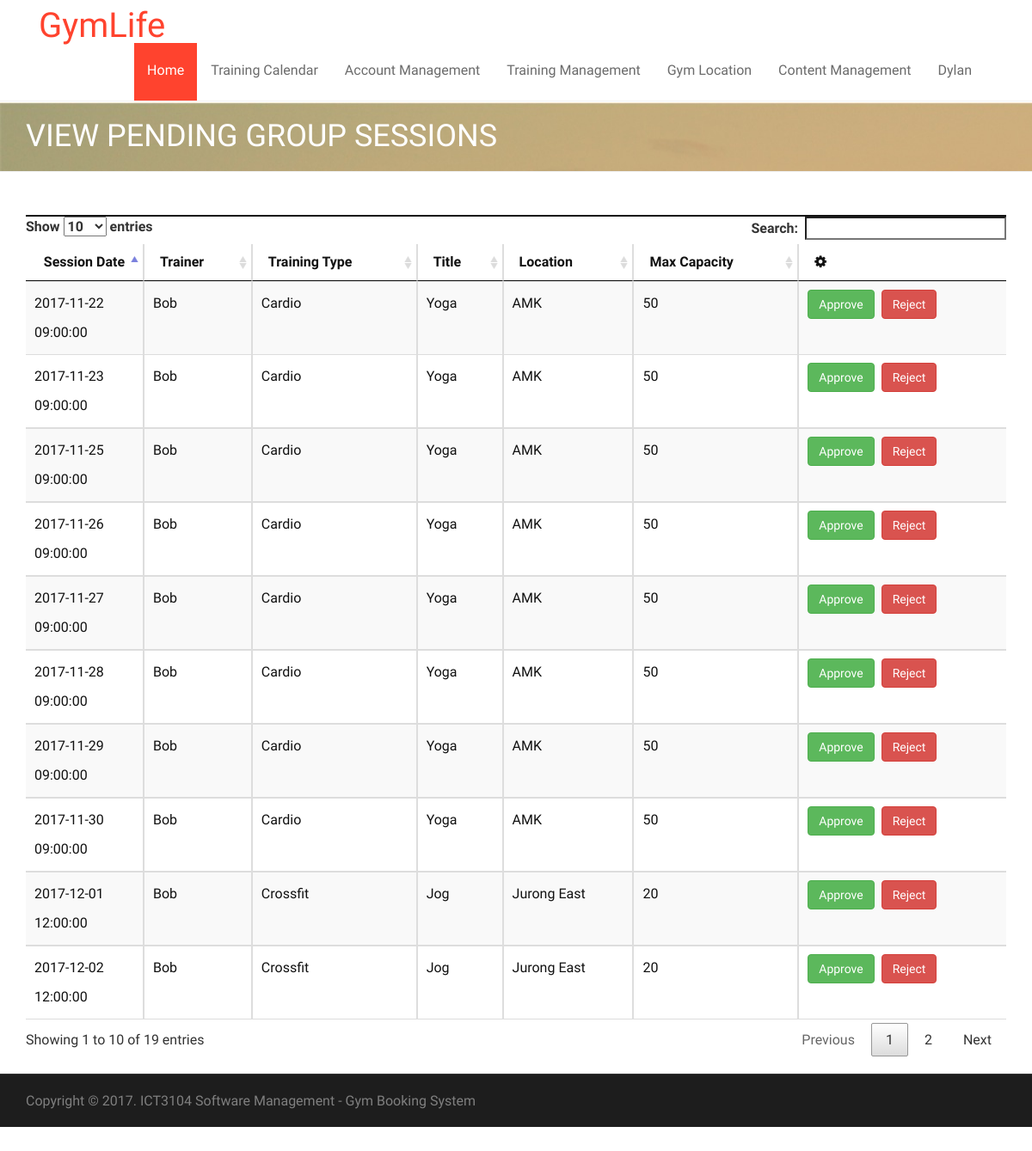
/groupSession/viewGroupSession.php (signed in), run on the app's committed database.
### tables this page shows
CREATE TABLE `groupsessions` (
  `groupSessionID` int(11) NOT NULL,
  `trainerID` int(11) NOT NULL,
  `trainingID` int(11) NOT NULL,
  `title` varchar(255) DEFAULT NULL,
  `numberOfParticipants` int(11) NOT NULL,
  `startSession` datetime NOT NULL,
  `endSession` datetime NOT NULL,
  `roomID` int(11) NOT NULL,
  `maxCapacity` int(11) NOT NULL,
  `sessionStatus` int(11) NOT NULL,
  `locationID` int(11) NOT NULL
);

CREATE TABLE `user` (
  `userID` int(11) NOT NULL,
  `roleID` int(11) NOT NULL,
  `name` varchar(255) NOT NULL,
  `userName` varchar(15) NOT NULL,
  `email` varchar(255) NOT NULL,
  `contactNumber` int(11) NOT NULL,
  `password` varchar(255) NOT NULL,
  `status` int(11) NOT NULL,
  `passwordChange` bit(1) NOT NULL,
  `personalTrainerID` int(11) DEFAULT NULL
);

CREATE TABLE `trainings` (
  `trainingID` int(11) NOT NULL,
  `trainingType` varchar(255) NOT NULL,
  `description` varchar(255) NOT NULL,
  `cost` double NOT NULL
);

CREATE TABLE `gyms` (
  `locationID` int(11) NOT NULL,
  `locationName` varchar(255) NOT NULL,
  `locationCapacity` int(11) NOT NULL,
  `locationAddress` varchar(255) NOT NULL
);

### db.class.php (called while the page is built, shortened)
<?php
class DB {
  protected static $mdb = null;
  public static function getMDB() {
    $mdb = DB::$mdb;
    if ($mdb === null) {
      $mdb = DB::$mdb = new MeekroDB();
    }
    return $mdb;
  }
  public static function query() { $args = func_get_args(); return call_user_func_array(array(DB::getMDB(), 'query'), $args); }
}
class MeekroDB {
  public $encoding = 'latin1';
  public $param_char = '%';
  public $named_param_seperator = '_';
  public $connect_options = array(MYSQLI_OPT_CONNECT_TIMEOUT => 30);
  public $internal_mysql = null;
  public function __construct($host=null, $user=null, $password=null, $dbName=null, $port=null, $encoding=null) {
    if ($encoding === null) $encoding = DB::$encoding;
    $this->encoding = $encoding;
  }
  public function get() {
    $mysql = $this->internal_mysql;
    if (!($mysql instanceof MySQLi)) {
      $mysql = new mysqli();
      foreach ($this->connect_options as $key => $value) {
        $mysql->options($key, $value);
      }
      $mysql->set_charset($this->encoding);
      $this->internal_mysql = $mysql;
    }
    return $mysql;
  }
  protected function preparseQueryParams() {
    $args = func_get_args();
    $sql = trim(strval(array_shift($args)));
    $args_all = $args;
    $param_char_length = strlen($this->param_char);
    $named_seperator_length = strlen($this->named_param_seperator);
    $types = array(
      $this->param_char . 'll',
      $this->param_char . 'ls',
      $this->param_char . 'l',
      $this->param_char . 'li',
      $this->param_char . 'ld',
      $this->param_char . 'lb',
      $this->param_char . 'lt',
      $this->param_char . 's',
      $this->param_char . 'i',
      $this->param_char . 'd',
      $this->param_char . 'b',
      $this->param_char . 't',
      $this->param_char . '?',
      $this->param_char . 'ss'
    );
    $posList = array();
    foreach ($types as $type) {
      $lastPos = 0;
      while (($pos = strpos($sql, $type, $lastPos)) !== false) {
        $lastPos = $pos + 1;
        $posList[$pos] = $type;
      }
    }
    ksort($posList);
    $chunkyQuery = array();
    $pos_adj = 0;
    foreach ($posList as $pos => $type) {
      $type = substr($type, $param_char_length);
      $length_type = strlen($type) + $param_char_length;
      $new_pos = $pos + $pos_adj;
      $new_pos_back = $new_pos + $length_type;
      $arg_number_length = 0;
      if ($arg_number_length = strspn($sql, '0123456789', $new_pos_back)) {
        $arg_number = substr($sql, $new_pos_back, $arg_number_length);
        if (! array_key_exists($arg_number, $args_all)) $this->nonSQLError("Non existent argument reference (arg $arg_number): $sql");
        $arg = $args_all[$arg_number];
      } else {
        $arg = array_shift($args);
      }
      if ($new_pos > 0) $chunkyQuery[] = substr($sql, 0, $new_pos);
      if (is_object($arg) && ($arg instanceof WhereClause)) {
        list($clause_sql, $clause_args) = $arg->textAndArgs();
        array_unshift($clause_args, $clause_sql);
        $preparsed_sql = call_user_func_array(array($this, 'preparseQueryParams'), $clause_args);
        $chunkyQuery = array_merge($chunkyQuery, $preparsed_sql);
      } else {
        $chunkyQuery[] = array('type' => $type, 'value' => $arg);
      }
      $sql = substr($sql, $new_pos_back + $arg_number_length);
      $pos_adj -= $new_pos_back + $arg_number_length;
    }
    return $chunkyQuery;
  }
  protected function intval($var) {
    if (PHP_INT_SIZE == 8) return intval($var);
    return floor(doubleval($var));
  }
  protected function parseQueryParams() {
    $args = func_get_args();
    $chunkyQuery = call_user_func_array(array($this, 'preparseQueryParams'), $args);
    $query = '';
    $array_types = array('ls', 'li', 'ld', 'lb', 'll', 'lt');
    foreach ($chunkyQuery as $chunk) {
      if (is_string($chunk)) {
        $query .= $chunk;
        continue;
      }
      $type = $chunk['type'];
      $arg = $chunk['value'];
      $result = '';
      if ($type != '?') {
        $is_array_type = in_array($type, $array_types, true);
      }
      if ($type == 's') $result = $this->escape($arg);
      else if ($type == 'i') $result = $this->intval($arg);
      $query .= $result;
    }
    return $query;
  }
  protected function prependCall($function, $args, $prepend) { array_unshift($args, $prepend); return call_user_func_array($function, $args); }
  public function query() { $args = func_get_args(); return $this->prependCall(array($this, 'queryHelper'), $args, 'assoc'); }
  protected function queryHelper() {
    $args = func_get_args();
    $type = array_shift($args);
    $db = $this->get();
    $is_buffered = true;
    $row_type = 'assoc';
    $full_names = false;
    $sql = call_user_func_array(array($this, 'parseQueryParams'), $args);
    $result = $db->query($sql, $is_buffered ? MYSQLI_STORE_RESULT : MYSQLI_USE_RESULT);
    $return = array();
    while ($row = ($row_type == 'assoc' ? $result->fetch_assoc() : $result->fetch_row())) {
      $return[] = $row;
    }
    return $return;
  }
}
?>

### groupSession/viewGroupSession.php (the view, shortened to what this page needs)
<!doctype html>
<html lang="en">
    <head>
        <link rel="stylesheet" href="../asset/bootstrap/css/bootstrap.min.css" type="text/css">
        <link rel="stylesheet" href="../asset/font-awesome/css/font-awesome.min.css" type="text/css">
        <link rel="stylesheet" href="../asset/css/owl.carousel.css" type="text/css">
        <link rel="stylesheet" href="../asset/css/owl.theme.css" type="text/css">
        <link rel="stylesheet" href="../asset/css/owl.transitions.css" type="text/css">
        <link rel="stylesheet" type="text/css" href="../asset/css/animate.css">
        <link rel="stylesheet" type="text/css" href="../asset/css/lightbox.css">
        <link rel="stylesheet" type="text/css" href="../asset/css/style.css">
        <link rel="stylesheet" type="text/css" href="../asset/css/responsive.css">
        <link rel="stylesheet" type="text/css" href="../asset/css/table.css">
        <link rel="stylesheet" href="../asset/plugins/sweetalert-master/sweet-alert.css">
        <link rel="stylesheet" href="../asset/plugins/DataTables/css/jquery.dataTables.css">
    </head>
    <body>
        <?php require_once('../header.php'); ?>
        <div class="page-header">
            <div class="overlay">
                <div class="container">
                    <div class="row">
                        <div class="col-md-12">
                            <h1>View Pending Group Sessions</h1>
                        </div>
                    </div>
                </div>
            </div>
        </div>
        <section id="about-section" class="about-section">
            <div class="container">
                <div class="row">
                    <div class="col-md-12">
                        <div class="panel panel-default panel-table">
                            <div class="panel-heading">
                            </div>
                            <div class="panel-body">
                                <table id="groupSession" class="table table-striped table-bordered table-list" width="100%">
                                    <thead>
                                        <tr>
                                            <th>Session Date</th>
                                            <th>Trainer</th>
                                            <th>Training Type</th>
                                            <th>Title</th>
                                            <th>Location</th>
                                            <th>Max Capacity</th>
                                            <th data-sortable="false"><em class="fa fa-cog"></th>
                                        </tr>
                                    </thead>
                                    <tbody>
                                        <?php
                                        $record = DB::query("SELECT * FROM `groupsessions` INNER JOIN user ON groupsessions.trainerID = user.userID
                                                            INNER JOIN trainings ON groupsessions.trainingID = trainings.trainingID
                                                            INNER JOIN rooms ON groupsessions.roomID = rooms.roomID
                                                            INNER JOIN gyms ON rooms.locationID = gyms.locationID WHERE `sessionStatus` =%i", 1);
                                        foreach ($record as $row) {
                                            $startSession = $row['startSession'];
                                            $trainerName = $row['name'];
                                            $trainingType = $row['trainingType'];
                                            $title = $row['title'];
                                            $location = $row['locationName'];
                                            $max = $row['maxCapacity'];
                                            echo "<tr>";
                                            echo "<td>" . $startSession . "</td>";
                                            echo "<td>" . $trainerName . "</td>";
                                            echo "<td>" . $trainingType . "</td>";
                                            echo "<td>" . $title . "</td>";
                                            echo "<td>" . $location . "</td>";
                                            echo "<td>" . $max . "</td>";
                                            echo "<td>";
                                            echo "<button class='btn btn-success' onclick=\"location.href ='approveSession.php?id=" . $row['groupSessionID'] . "&approve=2' \">Approve</button> &nbsp;";
                                            echo "<button class='btn btn-danger' onclick=\"location.href ='approveSession.php?id=" . $row['groupSessionID'] . "&approve=3' \">Reject</button>";
                                            echo "</td>";
                                            echo "</tr>";
                                        }
                                        ?>
                                    </tbody>
                                </table>
                            </div>
                        </div>
                    </div>
                </div>
            </div>
        <div id="copyright-section" class="copyright-section">
            <div class="container">
                <div class="row">
                    <div class="col-md-7">
                        <div class="copyright">
                            Copyright © 2017. ICT3104 Software Management - Gym Booking System</a>
                        </div>
                    </div>
                </div>
            </div>
        </div>
</body>
</html>

### asset/css/lightbox.css (style rules this page uses)
body:after { content: url(../images/close.png) url(../images/loading.gif) url(../images/prev.png) url(../images/next.png); display: none; }

### asset/css/style.css (style rules this page uses)
body { font-family: 'PT Sans Narrow', Arial, sans-serif; font-size: 16px; color: #111; line-height: 21px; -webkit-font-smoothing: antialiased !important; -moz-osx-font-smoothing: grayscale !important; text-rendering: optimizeLegibility !important; font-smoothing: antialiased !important; vertical-align: baseline; }
h1, h2, h3, h4, h5, h6 { font-family: 'Oswald', Arial, sans-serif; font-weight: 400; text-transform: uppercase; margin-top: 0; margin-bottom: 0; }
.page-header { background: url(../images/banner.jpg) no-repeat; padding: 20px 0; margin-top: 1px; }
.page-header h1 { color: #fff; }
#about-section { padding-top: 30px; padding-bottom: 130px; //background: url(../images/parallax/bg-01.jpg) no-repeat; background-size: cover; background-position: center; }
.panel { border-radius: 0; border: none !important; box-shadow: none !important }
.panel-default > .panel-heading { background: transparent; border: 1px solid #111; border-radius: none; font-weight: 400; }
.panel-body { padding: 15px 10px; border: none !important; color: #111; font-size: 16px; background-color: transparent !important; }
.panel-heading { padding: 0; border-top-left-radius: 0; border-top-right-radius: 0; }
.copyright-section { border-top: 1px solid #363636; font-size: 12px; padding: 20px 0; background: #1d1d1d; color: #7f7f7f; }
.copyright { font-size: 16px; }

### asset/css/table.css (style rules this page uses)
.panel-table .panel-body { padding:0; }
.panel-table .panel-body .table-bordered { border-style: none; margin:0; }
.panel-table .panel-body .table-bordered > thead > tr > th:first-of-type { text-align:center; width: 100px; }
.panel-table .panel-body .table-bordered > thead > tr > th:last-of-type, .panel-table .panel-body .table-bordered > tbody > tr > td:last-of-type { border-right: 0px; }
.panel-table .panel-body .table-bordered > thead > tr > th:first-of-type, .panel-table .panel-body .table-bordered > tbody > tr > td:first-of-type { border-left: 0px; }
.panel-table .panel-body .table-bordered > tbody > tr:first-of-type > td { border-bottom: 0px; }
.panel-table .panel-body .table-bordered > thead > tr:first-of-type > th { border-top: 0px; }
.panel-table .panel-body .table-bordered > tbody > tr > td { line-height: 34px; }

### data on the page
groupsessions: startSession "2017-11-22 09:00:00", trainerID.name "Bob", trainingID.trainingType "Cardio", title "Yoga", gyms.locationName "AMK", maxCapacity "50"
groupsessions: startSession "2017-11-23 09:00:00", trainerID.name "Bob", trainingID.trainingType "Cardio", title "Yoga", gyms.locationName "AMK", maxCapacity "50"
groupsessions: startSession "2017-11-25 09:00:00", trainerID.name "Bob", trainingID.trainingType "Cardio", title "Yoga", gyms.locationName "AMK", maxCapacity "50"
groupsessions: startSession "2017-11-26 09:00:00", trainerID.name "Bob", trainingID.trainingType "Cardio", title "Yoga", gyms.locationName "AMK", maxCapacity "50"
groupsessions: startSession "2017-11-27 09:00:00", trainerID.name "Bob", trainingID.trainingType "Cardio", title "Yoga", gyms.locationName "AMK", maxCapacity "50"
groupsessions: startSession "2017-11-28 09:00:00", trainerID.name "Bob", trainingID.trainingType "Cardio", title "Yoga", gyms.locationName "AMK", maxCapacity "50"
groupsessions: startSession "2017-11-29 09:00:00", trainerID.name "Bob", trainingID.trainingType "Cardio", title "Yoga", gyms.locationName "AMK", maxCapacity "50"
groupsessions: startSession "2017-11-30 09:00:00", trainerID.name "Bob", trainingID.trainingType "Cardio", title "Yoga", gyms.locationName "AMK", maxCapacity "50"
groupsessions: startSession "2017-12-01 12:00:00", trainerID.name "Bob", trainingID.trainingType "Crossfit", title "Jog", gyms.locationName "Jurong East", maxCapacity "20"
groupsessions: startSession "2017-12-02 12:00:00", trainerID.name "Bob", trainingID.trainingType "Crossfit", title "Jog", gyms.locationName "Jurong East", maxCapacity "20"

### other printed values
$_SESSION['name'] "Dylan"
